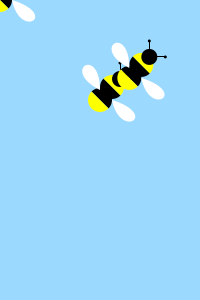
Frame 1 (no input)
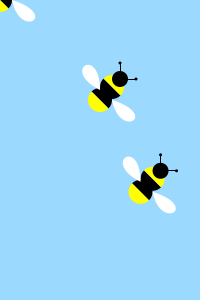
Frame 60 (the mouse pressed at the canvas centre just before this capture)
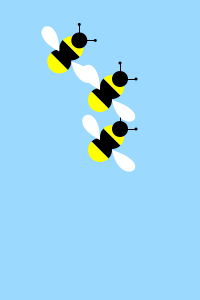
Frame 120 (the mouse held since frame 60 and released just before this capture)

The Processing sketch that drew these frames (run headless with seeded random() and noise(); from frame 60 on, the mouse is pressed at the canvas centre):

// Processing sketch: processing_185459
// ── processing_185459.pde

void setup(){
  size(200, 300);

}

void draw(){
  background(156, 217, 255);
  
  //argument for following mouse
drawbee (mouseX, mouseY);

//argument for being in center
drawbee (100, 100);

//argument for placing randomly
drawbee (random(width), random(height));
frameRate(15);
}

void drawbee(float x, float y){
//bottom black stripe
fill(0);
noStroke();
arc(x, y, 24, 24, PI+QUARTER_PI, TWO_PI+QUARTER_PI);
 
//bottom yellow stripe
fill(255, 288, 0);
noStroke();
arc(x, y, 24, 24, QUARTER_PI, PI+QUARTER_PI);
 
//top black stripe
fill(0);
noStroke();
arc(x+12, y-13, 24, 24, QUARTER_PI, PI+QUARTER_PI);
 
//top yellow stripe
fill(255, 288, 0);
noStroke();
arc(x+12, y-13, 24, 24, PI+QUARTER_PI, TWO_PI+QUARTER_PI);
 
//head
fill(0);
noStroke();
ellipse(x+20, y-21, 16, 16);
 
//antenna
strokeWeight(1);
stroke(0);
line(x+20, y-21, x+20, y-37);
line(x+20, y-21, x+36, y-21);
 
//antenna dots
fill(0);
noStroke();
ellipse(x+20, y-37, 3, 3);
ellipse(x+36, y-21, 3, 3);
 
//wings
fill(255);
noStroke();
bezier(x, y-10, x-40, y-30, x, y-55, x, y-10);
bezier(x+12, y, x+60, y+15, x+20, y+40, x+12, y);

}
